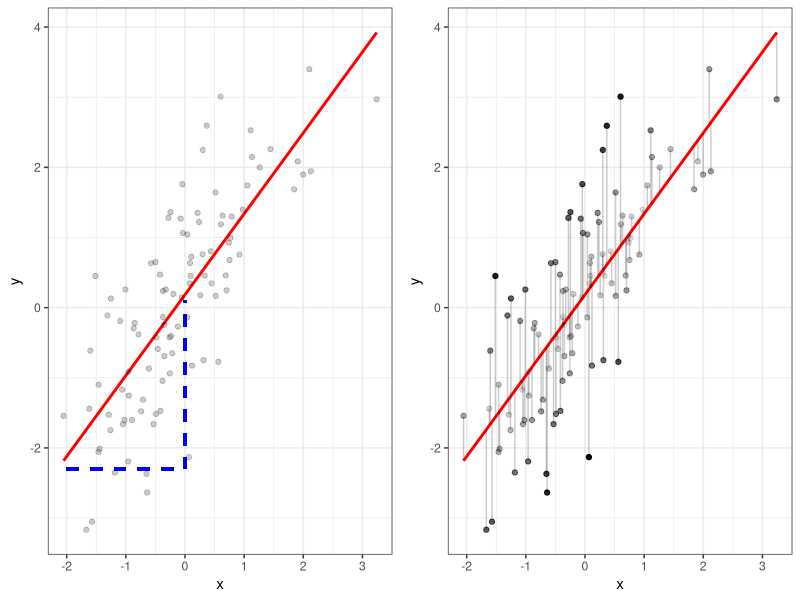
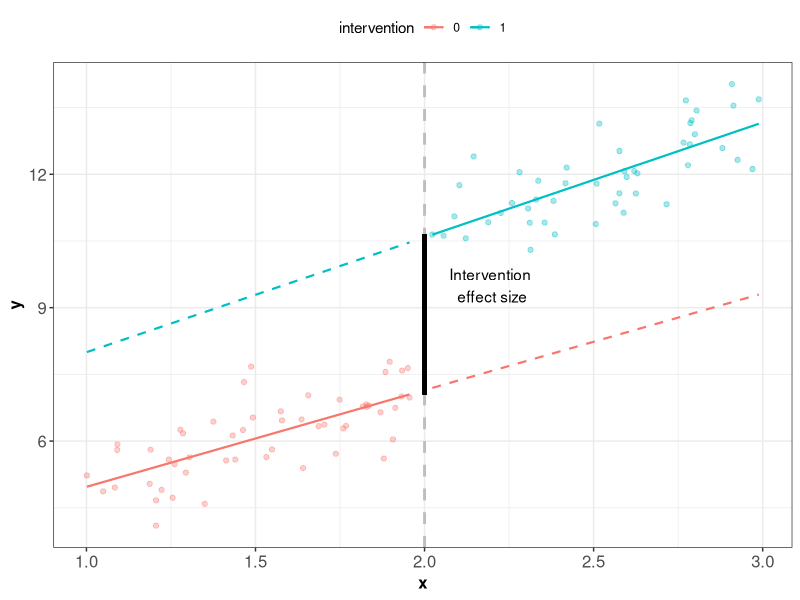

The R source for these figures, in order:
## ---- chunk 1
list_of_packages<-c("tidyverse","stats","ggpubr","rddapp")
new.packages <- list_of_packages[!(list_of_packages %in% installed.packages()[,"Package"])]
if(length(new.packages))install.packages(new.packages,dependencies = TRUE)

library(tidyverse)
library(stats)
library(ggpubr)

#simulate some data based on a known structure
set.seed(123)
b0 = 0.1
b1=1.2
err<-rnorm(100,0,1)

x<-rnorm(100,0,1)
y<-b0+b1*x+err

data.lm <- data.frame(y=y,x=x)
mylm1 <- lm(y ~ x, data = data.lm)

data.lm$pred <- predict(mylm1)
data.lm$resid <- residuals(mylm1)

g1<-ggplot(data.lm, aes(x = x, y = y)) +
  geom_segment(aes(x=-2,y=(b0+b1*(-2)),xend = 0, yend = (b0+b1*(-2))),col="blue",linetype="dashed",size=1) +
  geom_segment(aes(x=0,y=(b0+b1*(-2)),xend = 0, yend = (b0+b1*(0))),col="blue",linetype="dashed",size=1)+
  geom_smooth(method = "lm", se = FALSE, color = "red") +
  geom_point(alpha = 0.2) +  # Alpha mapped to abs(residuals)
  guides(alpha = FALSE) + theme_bw()

g2<-ggplot(data.lm, aes(x = x, y = y)) +
  geom_smooth(method = "lm", se = FALSE, color = "red") +
  geom_segment(aes(xend = x, yend = pred), alpha = .2) +
  geom_point(aes(alpha = abs(resid))) +  # Alpha mapped to abs(residuals)
  guides(alpha = FALSE) + theme_bw()

ggarrange(g1,g2,nrow=1,ncol=2)

## ---- chunk 2

#simulate some data based on a known structure
set.seed(123)
dat <- data.frame(x = runif(100, 1, 3), x2 = rnorm(100,0,0.25))
dat$intervention <- as.factor(as.integer(dat$x >= 2))
dat$rev_intervention <- as.factor(as.integer(dat$x < 2))
dat$y <- 3 + 2 * dat$x + 2 * dat$x2 + 4 * (dat$x >= 2) + rnorm(100,0,0.5)

newdat1<-dat[dat$intervention==0,]
newdat2<-dat[dat$intervention==1,]

mod1 <- lm(y~x,newdat1)
mod2 <- lm(y~x,newdat2)
 #plots for lmer


 ggplot(dat, aes(x = x, y = y)) + 
   geom_point(alpha=0.35,aes(color=intervention)) + 
   geom_vline(xintercept = 2, color = 'grey', size = 1, linetype = 'dashed') + 
   geom_line(data=newdat1,aes(y=predict(mod1,newdata=newdat1),color=intervention),size = .75)+
   geom_line(data=newdat2,aes(y=predict(mod2,newdata=newdat2),color=intervention),size = .75)+
   geom_line(data=newdat2,aes(y=predict(mod1,newdata=newdat2),color=rev_intervention),size = .75,linetype="dashed")+
   geom_line(data=newdat1,aes(y=predict(mod2,newdata=newdat1),color=rev_intervention),size = .75,linetype="dashed")+
   theme_bw()+ theme(legend.position = "top",strip.text=element_text(size=12),axis.text=element_text(size=12),axis.title=element_text(size=12,face="bold"))+geom_segment(aes(x=2,y=tail(sort(fitted.values(mod1)),1),xend =2 , yend = head(sort(fitted.values(mod2)),1)),size=1.2)+ annotate("text",x=2.2,y=9.5,label="Intervention \neffect size")



# library(rddapp)  #cite example directly from R package
# dat <- data.frame(x = runif(1000, -1, 1), cov = rnorm(1000))
# dat$tr <- as.integer(dat$x >= 0)
# dat$y <- 3 + 2 * dat$x + 3 * dat$cov + 10 * (dat$x >= 0) + rnorm(1000)
# rd <- rd_est(y ~ x + tr | cov, data = dat, cutpoint = 0, t.design = "geq")
# plot(rd)
